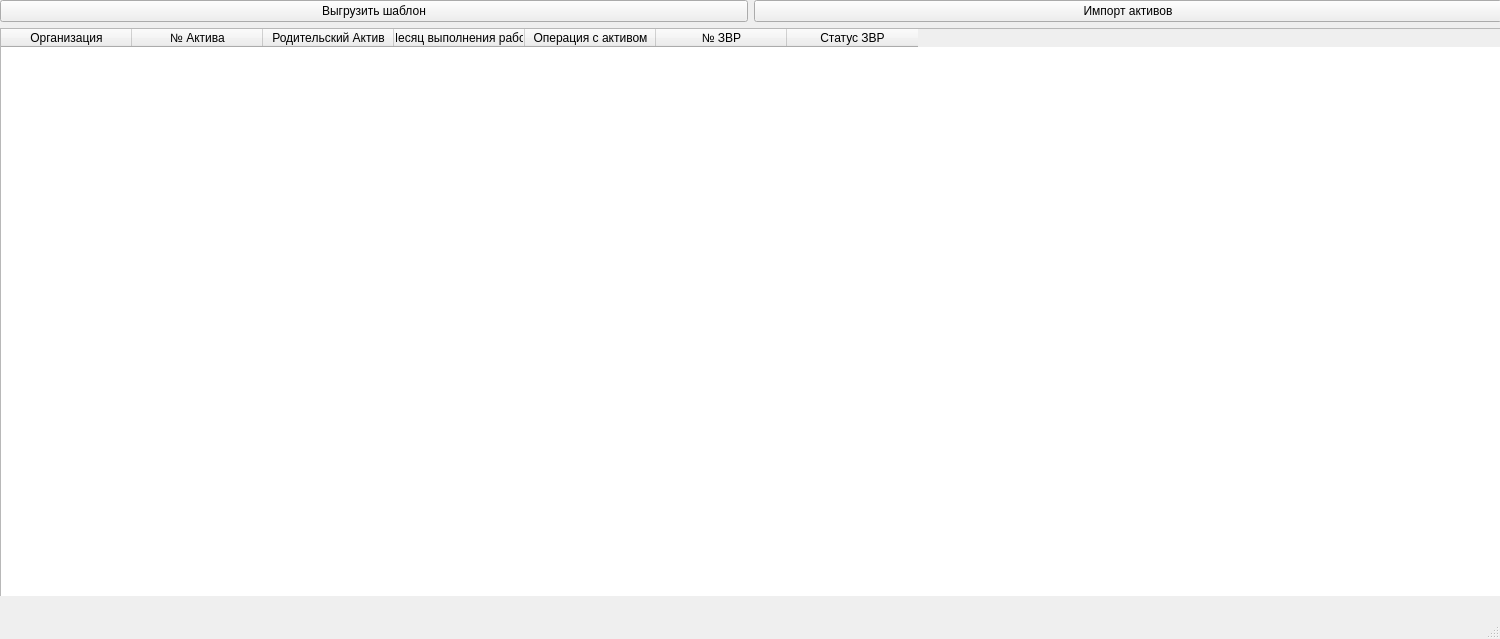
<?xml version="1.0" encoding="UTF-8"?>
<ui version="4.0">
 <class>MainWindow</class>
 <widget class="QMainWindow" name="MainWindow">
  <property name="geometry">
   <rect>
    <x>0</x>
    <y>0</y>
    <width>1500</width>
    <height>639</height>
   </rect>
  </property>
  <property name="sizePolicy">
   <sizepolicy hsizetype="Minimum" vsizetype="Minimum">
    <horstretch>0</horstretch>
    <verstretch>0</verstretch>
   </sizepolicy>
  </property>
  <property name="minimumSize">
   <size>
    <width>1500</width>
    <height>639</height>
   </size>
  </property>
  <property name="maximumSize">
   <size>
    <width>1500</width>
    <height>639</height>
   </size>
  </property>
  <property name="windowTitle">
   <string>Годовое планирование объёмов</string>
  </property>
  <widget class="QWidget" name="centralwidget">
   <property name="sizePolicy">
    <sizepolicy hsizetype="Minimum" vsizetype="Preferred">
     <horstretch>0</horstretch>
     <verstretch>0</verstretch>
    </sizepolicy>
   </property>
   <property name="maximumSize">
    <size>
     <width>1500</width>
     <height>603</height>
    </size>
   </property>
   <widget class="QWidget" name="verticalLayoutWidget">
    <property name="geometry">
     <rect>
      <x>0</x>
      <y>0</y>
      <width>1502</width>
      <height>596</height>
     </rect>
    </property>
    <layout class="QVBoxLayout" name="verticalLayout">
     <item>
      <layout class="QHBoxLayout" name="horizontalLayout">
       <item>
        <widget class="QPushButton" name="pushButton">
         <property name="text">
          <string>Выгрузить шаблон</string>
         </property>
        </widget>
       </item>
       <item>
        <widget class="QPushButton" name="pushButton_2">
         <property name="text">
          <string>Импорт активов</string>
         </property>
        </widget>
       </item>
      </layout>
     </item>
     <item>
      <widget class="QTableWidget" name="tableWidget">
       <property name="sizePolicy">
        <sizepolicy hsizetype="Minimum" vsizetype="Expanding">
         <horstretch>0</horstretch>
         <verstretch>0</verstretch>
        </sizepolicy>
       </property>
       <property name="minimumSize">
        <size>
         <width>1500</width>
         <height>571</height>
        </size>
       </property>
       <property name="gridStyle">
        <enum>Qt::NoPen</enum>
       </property>
       <property name="columnCount">
        <number>7</number>
       </property>
       <attribute name="horizontalHeaderDefaultSectionSize">
        <number>131</number>
       </attribute>
       <column>
        <property name="text">
         <string>Организация</string>
        </property>
       </column>
       <column>
        <property name="text">
         <string>№ Актива</string>
        </property>
       </column>
       <column>
        <property name="text">
         <string>Родительский Актив</string>
        </property>
       </column>
       <column>
        <property name="text">
         <string>Месяц выполнения работ</string>
        </property>
       </column>
       <column>
        <property name="text">
         <string>Операция с активом</string>
        </property>
       </column>
       <column>
        <property name="text">
         <string>№ ЗВР</string>
        </property>
       </column>
       <column>
        <property name="text">
         <string>Статус ЗВР</string>
        </property>
       </column>
      </widget>
     </item>
    </layout>
   </widget>
  </widget>
  <widget class="QMenuBar" name="menubar">
   <property name="geometry">
    <rect>
     <x>0</x>
     <y>0</y>
     <width>1500</width>
     <height>18</height>
    </rect>
   </property>
  </widget>
  <widget class="QStatusBar" name="statusbar"/>
 </widget>
 <resources/>
 <connections/>
</ui>
